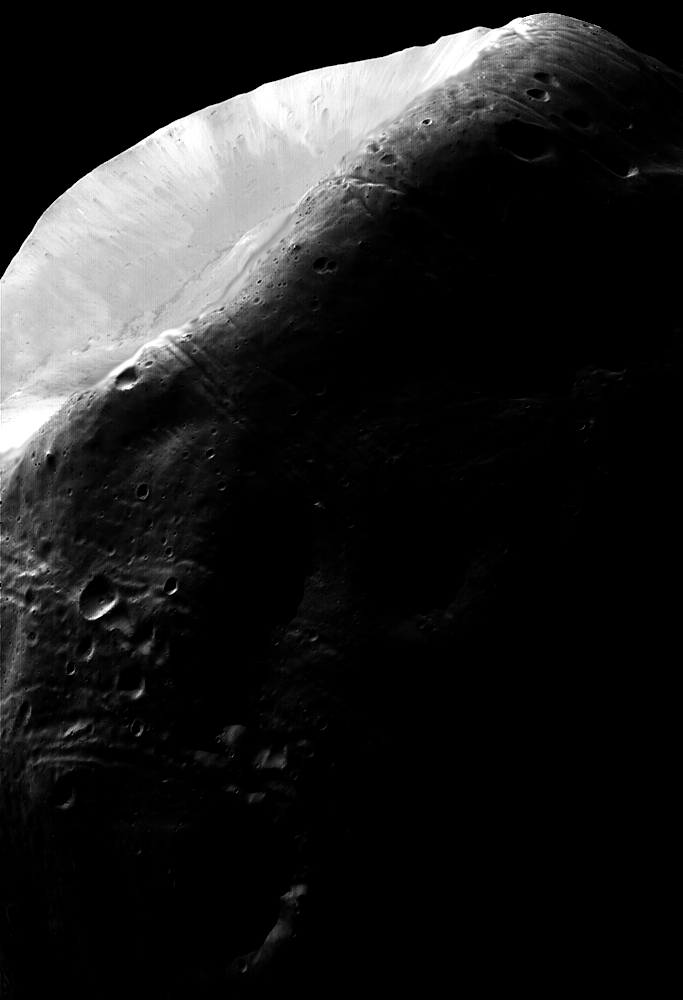
%> input picture DIP3E_CH03/figures/fig0323.tif, 683 x 1000 px
$ octave q3_24.m   (GNU Octave 9; MATLAB toolbox functions it lacks are replaced by stand-ins)
%> lines starting %> are read from the running program, lines starting %| are printed output that depends on the picture
%%Figura 3.24
src = imread('fig0323.tif');
%> src is the input picture: size 1000x683 uint8; min 0, max 255, mean 31.7
im_b = histeq(src);
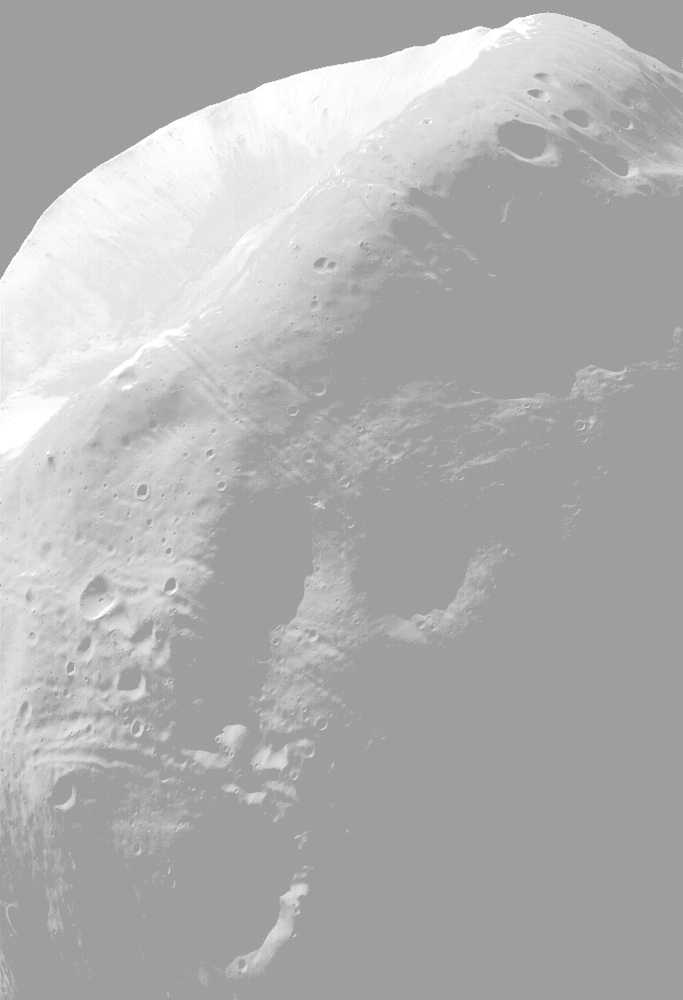
%> im_b: size 1000x683 uint8; min 158, max 255, mean 176.5
hist_b = imhist(src);
%> hist_b = 256 values, max 421847 at index 1, min 11 at index 91, mean 2668

h = hist_b/numel(src);
%> h = 256 values, max 0.618 at index 1, min 1.61e-05 at index 91, mean 0.00391
fdc = cumsum(h*255)
%> fdc = 256 values from 157.5 to 255
x = linspace(0,256,256)

figure;
subplot(2,2,1);
plot(x, fdc);
axis([0 256 0 256]);
set(gca, 'xtick', 0:64:256)
set(gca, 'ytick', 0:64:256)
subplot(2,2,2);
imshow(im_b);
subplot(2,2,3);
imhist(im_b);
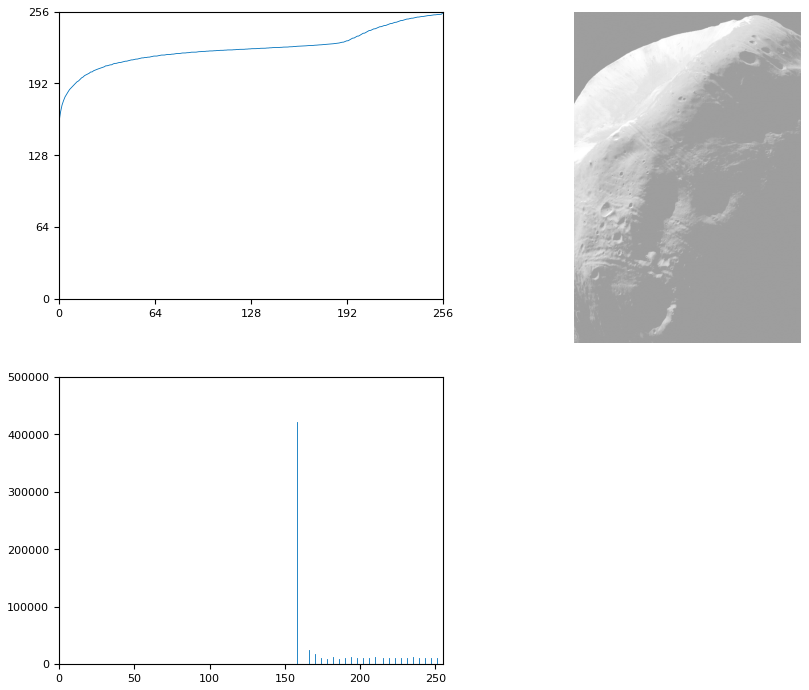
%> figure redrawn from the program's plot data, 3 panels

$ run again, with DIP3E_CH03/figures/fig0309.tif copied over DIP3E_CH03/figures/fig0323.tif
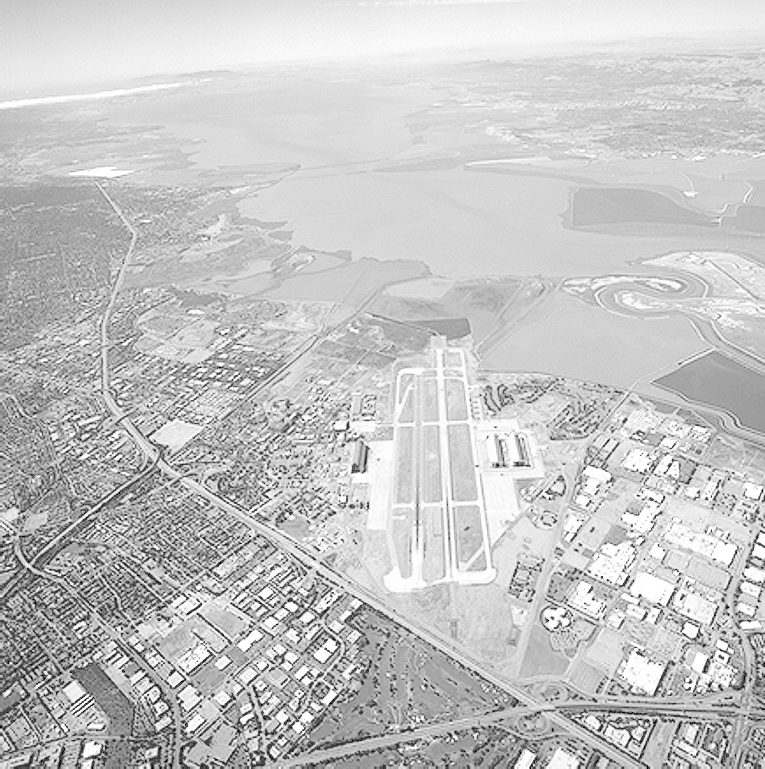
%> input picture DIP3E_CH03/figures/fig0309.tif, 765 x 769 px
%> src is the input picture: size 769x765 uint8; min 0, max 255, mean 197.1
%> `im_b = histeq(src);`:
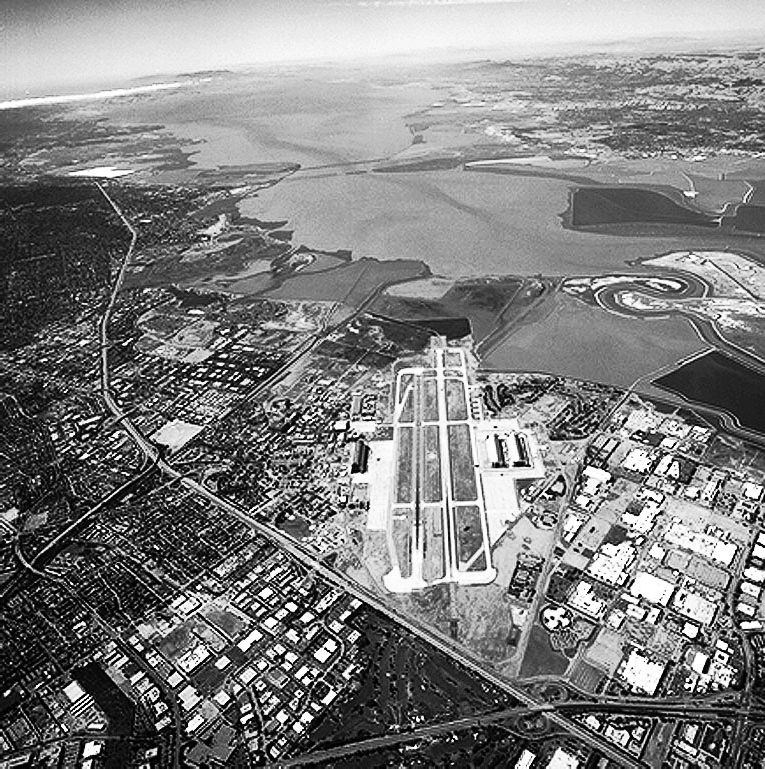
%> im_b: size 769x765 uint8; min 0, max 255, mean 127
%> hist_b = 256 values, max 15137 at index 214, min 0 at index 2, mean 2298
%> h = 256 values, max 0.0257 at index 214, min 0 at index 2, mean 0.00391
%> fdc = 256 values from 0.379 to 255
%> `imhist(im_b);`:
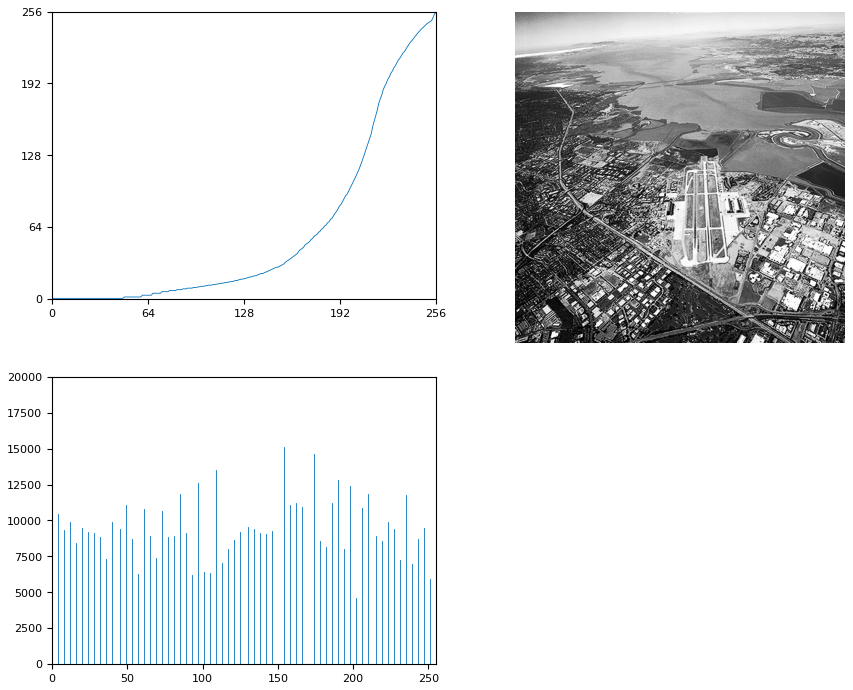
%> figure redrawn from the program's plot data, 3 panels

$ run again, with DIP3E_CH03/figures/fig0310.tif copied over DIP3E_CH03/figures/fig0323.tif
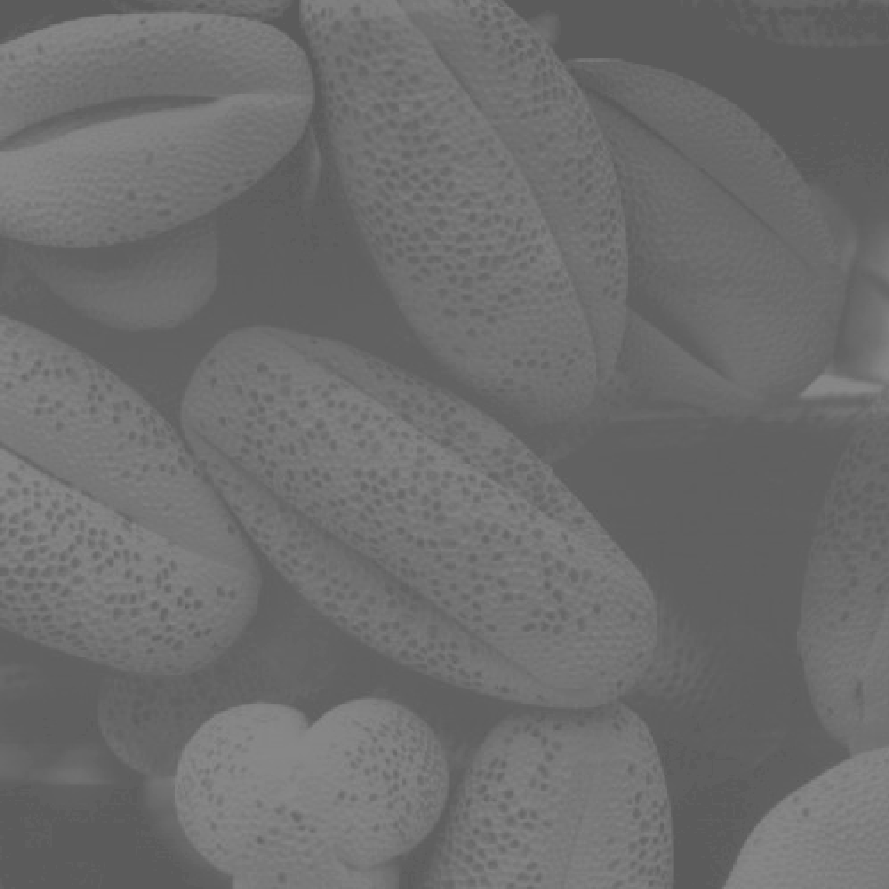
%> input picture DIP3E_CH03/figures/fig0310.tif, 889 x 889 px
%> src is the input picture: size 889x889 uint8; min 91, max 138, mean 109.1
%> `im_b = histeq(src);`:
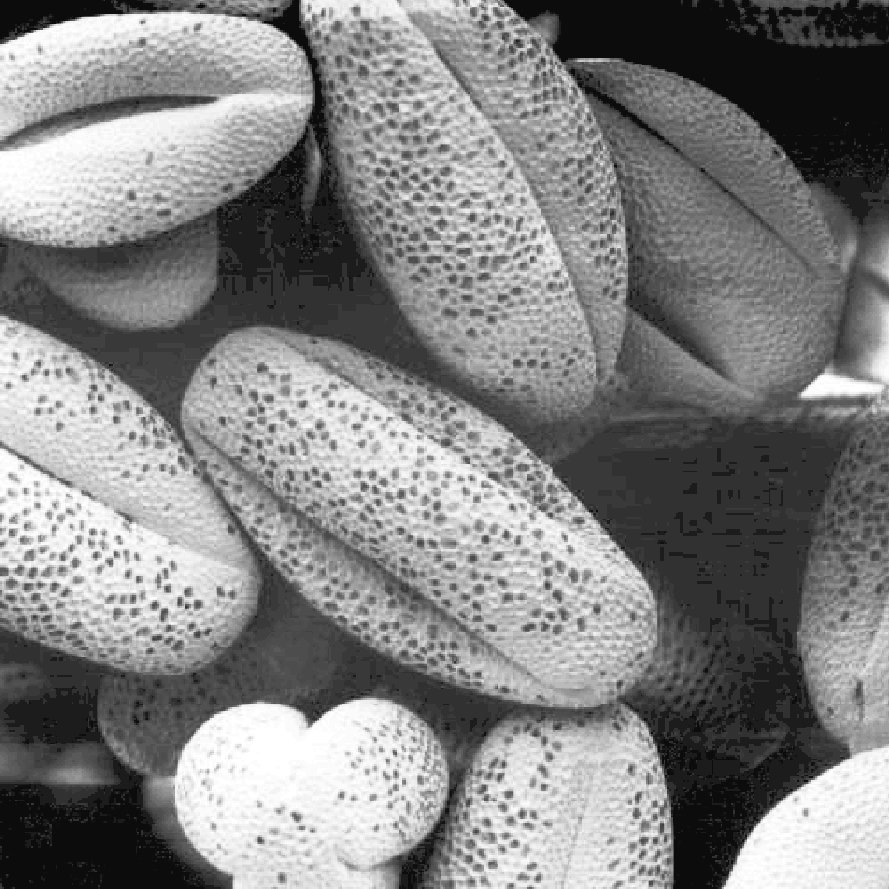
%> im_b: size 889x889 uint8; min 12, max 255, mean 130.1
%> hist_b = 256 values, max 60247 at index 97, min 0 at index 1, mean 3087.2
%> h = 256 values, max 0.0762 at index 97, min 0 at index 1, mean 0.00391
%> fdc = 256 values from 0 to 255
%> `imhist(im_b);`:
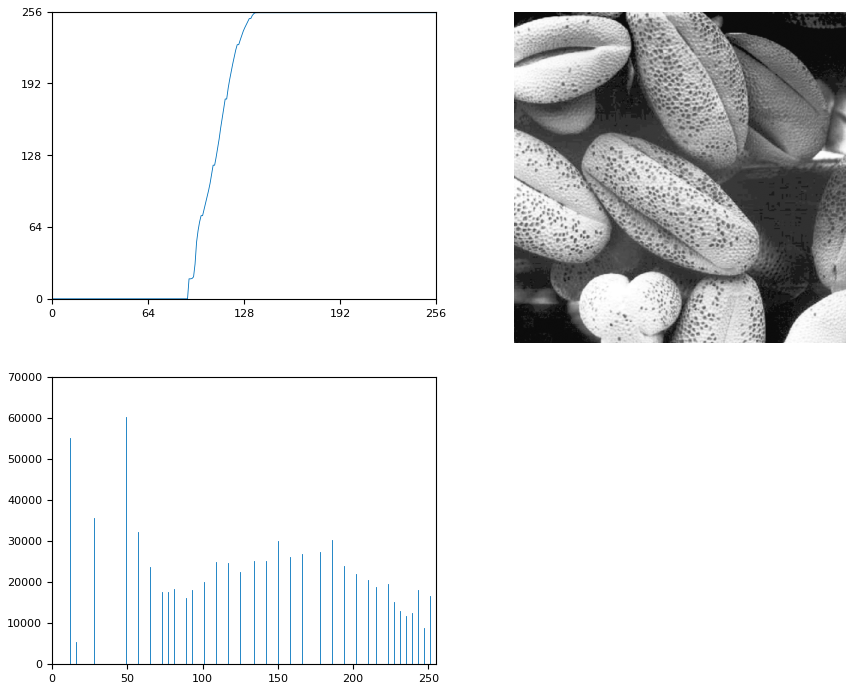
%> figure redrawn from the program's plot data, 3 panels

$ run again, with DIP3E_CH03/figures/fig0312.tif copied over DIP3E_CH03/figures/fig0323.tif
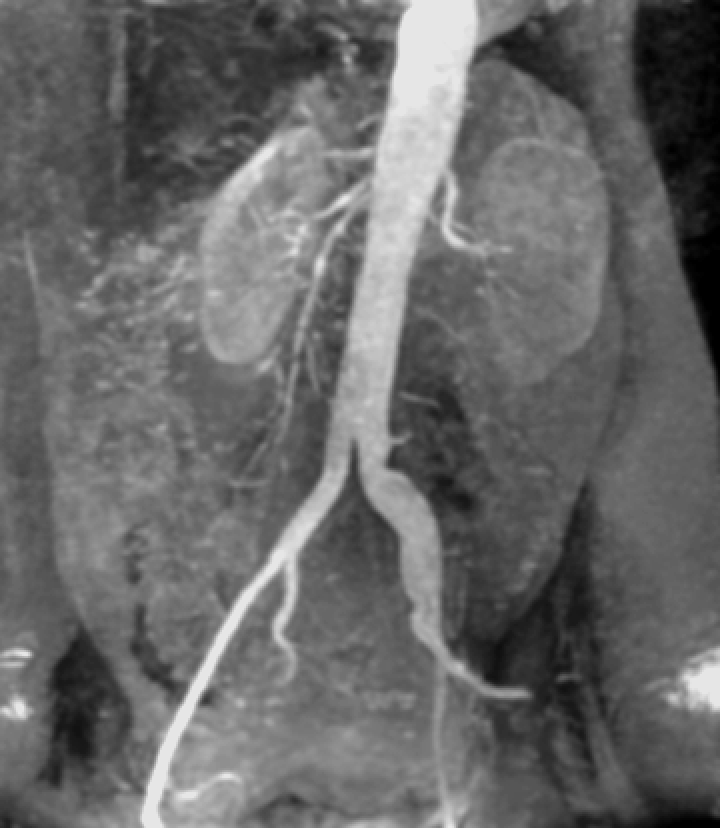
%> input picture DIP3E_CH03/figures/fig0312.tif, 720 x 828 px
%> src is the input picture: size 828x720 uint8; min 0, max 230, mean 103.5
%> `im_b = histeq(src);`:
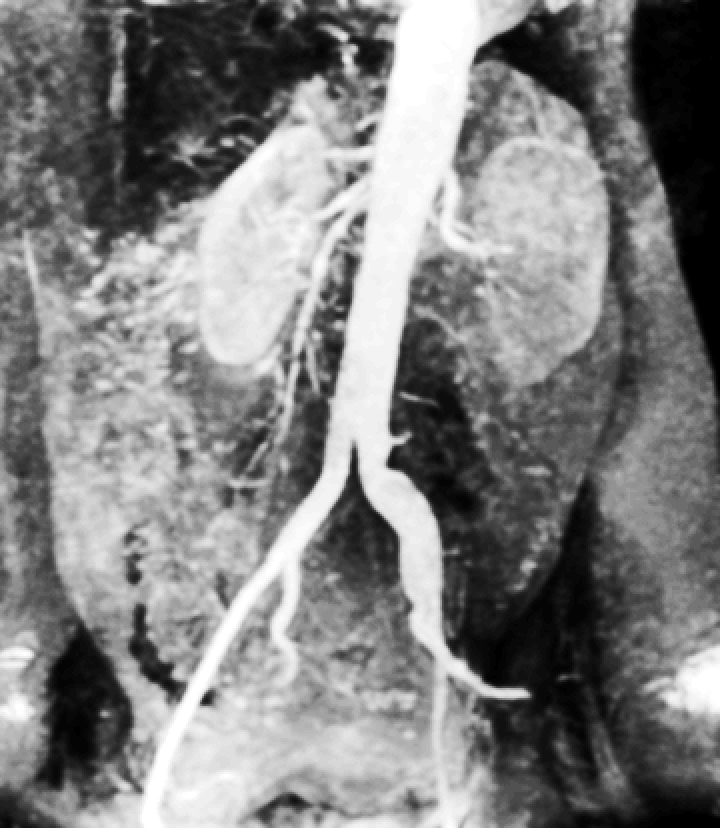
%> im_b: size 828x720 uint8; min 0, max 255, mean 127.4
%> hist_b = 256 values, max 18624 at index 97, min 0 at index 2, mean 2328.8
%> h = 256 values, max 0.0312 at index 97, min 0 at index 2, mean 0.00391
%> fdc = 256 values from 0.963 to 255
%> `imhist(im_b);`:
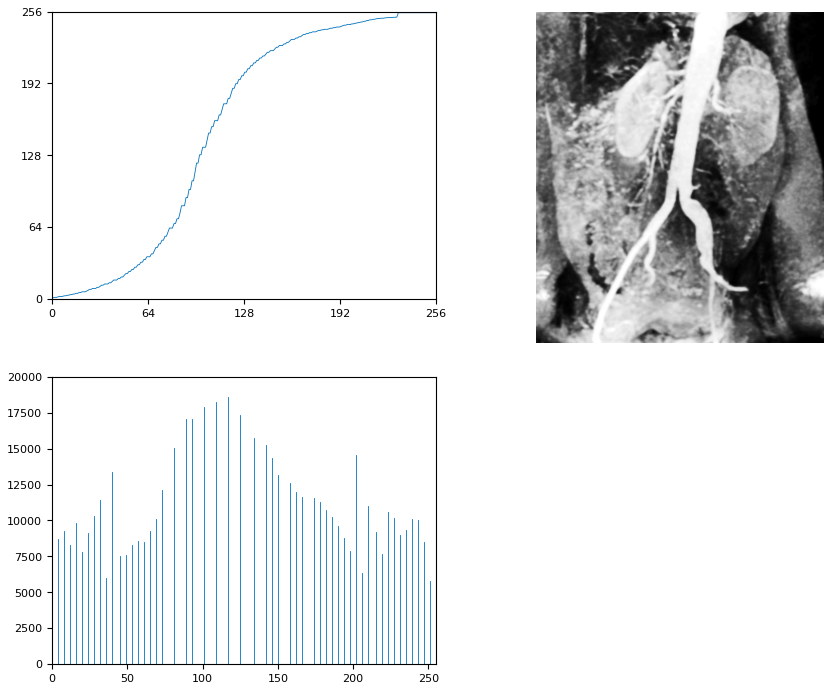
%> figure redrawn from the program's plot data, 3 panels
